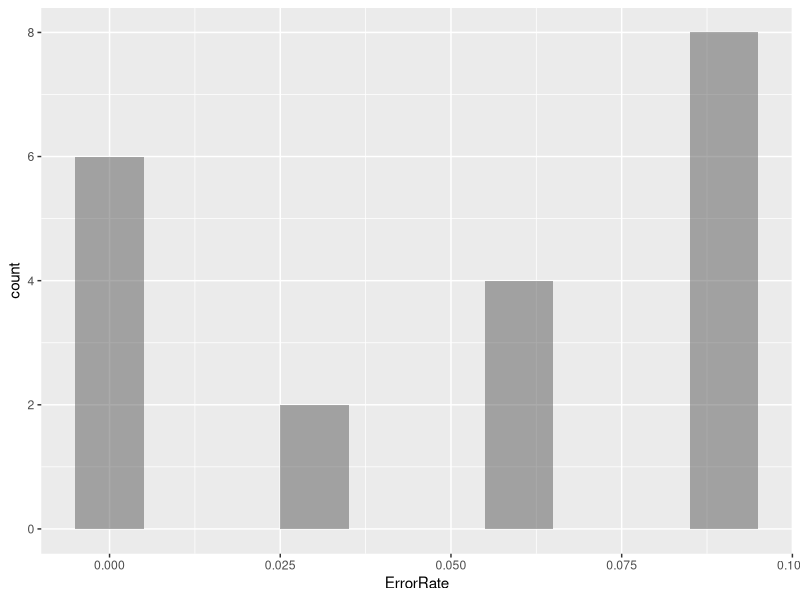

Write the R code that produced this figure.
## ---- chunk 1
# packages
# data manipulation
if (!require("dplyr")) {install.packages("dplyr"); require("dplyr")}
# plot
if (!require("ggplot2")) {install.packages("ggplot2"); require("ggplot2")}
## ---- chunk 2
# Read csv files
df <- read.csv("./questionnaire.csv", header = T, sep = ",", dec = ".", na.string = "NA")
df_exc <- read.csv("./filtered/data_errorRate.csv", header = T, sep = ",", dec = ".")
include <- df_exc$SubNr[df_exc$Final == "include"]

# Change colnames
colnames(df) <- c("TimeStamp", "SubNr", "Age", "Gender", "FirstLang", "SecondLang", "DominantHand", "NormalVision", "NormalHearing", "Desc1", "Desc2", "Instruments1", "FormalTraining1", "TotalPractice", "Start1", "End1", "PracticeHours", # Experience in musical instruments
                  "Teaching", "Instruments2", "TotalTeaching1", "FormalTraining2", "Training", "AgeGroup", "Start2", "End2", "Like1", # Experience in teaching instruments
                  "Other", "Subject", "TotalTeaching2", "Like2") # Experinence in teaching in general

# Extract the total number of years of training in piano (input manually based on the original csv file)
df$PianoTotalPractice <- c(14, 20, 27, 21, 10, 16, 9, 13, 25, 14, 13, 11, 6, 4, 6, 8, 21, 15, 18, 7, 11, 12, 12, 18, 12, 5, 5, 10, 16, 10, 8, 22, 10, 5, 4, 14)

print(df)
## ---- chunk 3
# Descriptive statistics for participants' demographics
total <- nrow(df)
# Number of excluded participants
exp_error <- length(c(8)) # SubNr 8 - due to an experimental error
pitch_error <- length(df_exc$SubNr[df_exc$LessThan10 == "exclude"])
tempo_dev <- total-exp_error-pitch_error-length(include)
total_exc <- exp_error+pitch_error+tempo_dev

excluded_participants <- data.frame(cbind(total, total_exc, exp_error, pitch_error, tempo_dev))
colnames(excluded_participants) <- c("Total", "Excluded participants", "Experimental error", "Pitch error", "Tempo deviation")
print(excluded_participants)
## ---- chunk 4
# Data frame with only included participants
df_demo <- data.frame()
for (subnr in include){
  df_current <- df %>% dplyr::filter(SubNr == subnr)
  df_demo <- rbind(df_demo, df_current)
}

# Number of included participants
included <- nrow(df_demo)
male <- nrow(subset(df_demo, df_demo$Gender == "Male"))
female <- nrow(subset(df_demo, df_demo$Gender == "Female"))
experience_m <- round(mean(df_demo$PianoTotalPractice), 1)
experience_sd <- round(sd(df_demo$PianoTotalPractice)*sqrt((length(df_demo$PianoTotalPractice)-1)/length(df_demo$PianoTotalPractice)), 2) #biased sd for the current data

included_participants <- data.frame(cbind(total, included, male, female, experience_m, experience_sd))
colnames(included_participants) <- c("Total", "Included participants", "Male", "Female", "Average experience", "SD of Average experience")
print(included_participants)
## ---- chunk 5
# Information about excluded participants due to errorRate (SubNr 16 was excluded but due to not errorRate but tempo deviation)
# Error Rate = the number of trials which contain any mistake (Not the number of mistakes in a trial)
errorRate_mean_exc <- mean(df_exc$ErrorRate[df_exc$Final == "exclude" & df_exc$SubNr != 16])*100
errorRate_sd_exc <- sd(df_exc$ErrorRate[df_exc$Final == "exclude" & df_exc$SubNr != 16])*sqrt((length(df_exc$ErrorRate[df_exc$Final == "exclude" & df_exc$SubNr != 16])-1)/length(df_exc$ErrorRate[df_exc$Final == "exclude" & df_exc$SubNr != 16]))*100 #biased sd for the current data
errorRate_median_exc <- median(df_exc$ErrorRate[df_exc$Final == "exclude" & df_exc$SubNr != 16])*100
errorRate_min_exc <- min(df_exc$ErrorRate[df_exc$Final == "exclude" & df_exc$SubNr != 16])*100
errorRate_max_exc <- max(df_exc$ErrorRate[df_exc$Final == "exclude" & df_exc$SubNr != 16])*100

errorRate_excluded <- data.frame(cbind(errorRate_mean_exc, errorRate_sd_exc, errorRate_median_exc, errorRate_min_exc, errorRate_max_exc))
colnames(errorRate_excluded) <- c("ER Mean", "ER SD", "ER Median", "ER Min", "ER Max")
print(errorRate_excluded)
## ---- chunk 6
# Normality check
errorRate_excluded_norm <- shapiro.test(df_exc$ErrorRate[df_exc$Final == "exclude" & df_exc$SubNr != 16])
print(errorRate_excluded_norm)

# Note: The distributions fo error rates were not normal, so we decided to report median values (plus its range) rather than mean values.
## ---- chunk 7
# Information about included participants
# Error Rate = the number of trials which contain any mistake (Not the number of mistakes in a trial)
errorRate_mean_inc <- mean(df_exc$ErrorRate[df_exc$Final == "include"])*100
errorRate_sd_inc <- sd(df_exc$ErrorRate[df_exc$Final == "include"])*sqrt((length(df_exc$ErrorRate[df_exc$Final == "include"])-1)/length(df_exc$ErrorRate[df_exc$Final == "include"]))*100 #biased sd for the current data
errorRate_median_inc <- median(df_exc$ErrorRate[df_exc$Final == "include"])*100
errorRate_min_inc <- min(df_exc$ErrorRate[df_exc$Final == "include"])*100
errorRate_max_inc <- max(df_exc$ErrorRate[df_exc$Final == "include"])*100

errorRate_included <- data.frame(cbind(errorRate_mean_inc, errorRate_sd_inc, errorRate_median_inc, errorRate_min_inc, errorRate_max_inc))
colnames(errorRate_included) <- c("ER Mean", "ER SD", "ER Median", "ER Min", "ER Max")
print(errorRate_included)
## ---- chunk 8
# Normality check
errorRate_included_norm <- shapiro.test(df_exc$ErrorRate[df_exc$Final == "include"])
print(errorRate_included_norm)

# Note: The distributions fo error rates were not normal, so we decided to report median values (plus its range) rather than mean values.
## ---- chunk 9
p_hist <- ggplot(subset(df_exc, df_exc$Final == "include"), aes(x = ErrorRate)) +
  geom_histogram(position = "identity", alpha = .5, binwidth = .01)
plot(p_hist)
